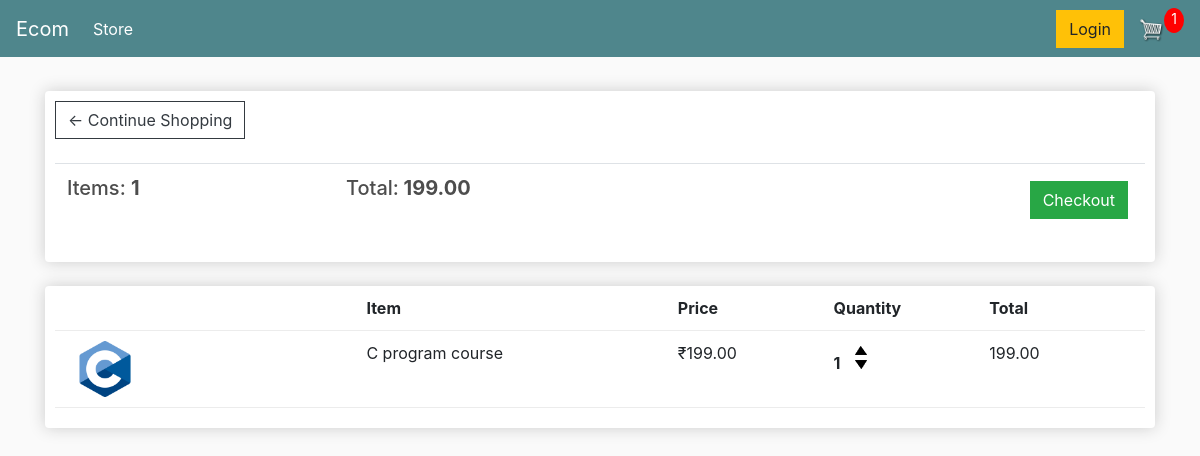
The page /cart (signed in) on the database as committed earlier.
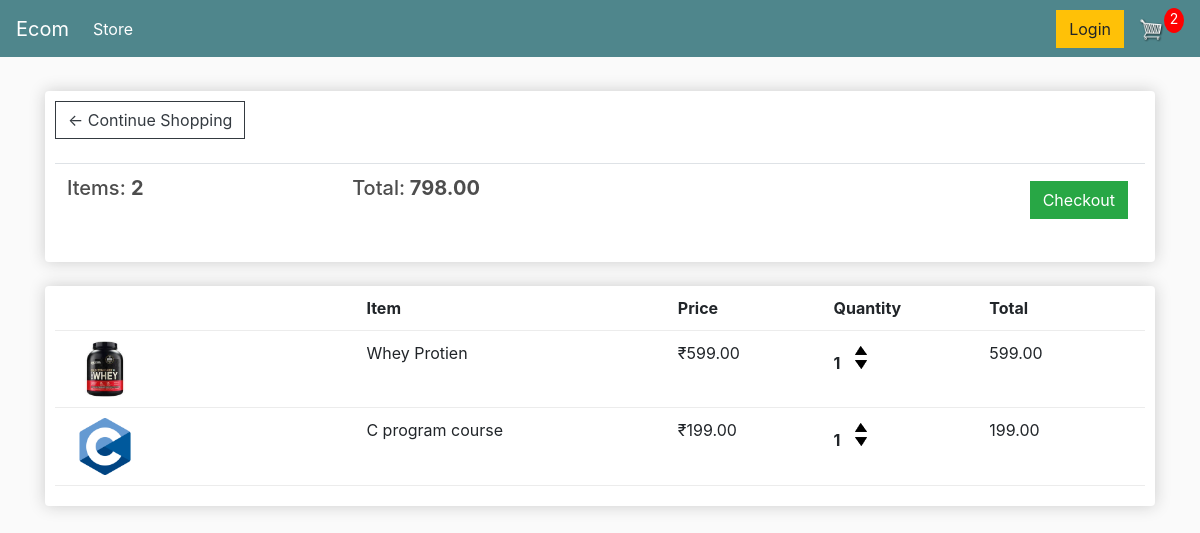
The same page on the database as committed later.
### store/models.py (models this page shows, shortened)
class Order(models.Model):
    customer=models.ForeignKey(Customer,on_delete=models.SET_NULL,blank=True,null=True)
    date_ordered=models.DateTimeField(auto_now_add=True)
    complete=models.BooleanField(default=False,null=True,blank=False)
    transaction_id=models.CharField(max_length=200,null=True)
    @property
    def get_cart_total(self):
        orderitems=self.orderitem_set.all()
        total=sum([item.get_total for item in orderitems])
        return total
    @property
    def get_cart_items(self):
        orderitems=self.orderitem_set.all()
        total=sum([item.quantity for item in orderitems])
        return total

class OrderItem(models.Model):
    product=models.ForeignKey(Product,on_delete=models.SET_NULL,blank=True,null=True)
    order=models.ForeignKey(Order,on_delete=models.SET_NULL,blank=True,null=True)
    quantity=models.IntegerField(default=0,null=True,blank=True)
    date_added=models.DateTimeField(auto_now_add=True)
    @property
    def get_total(self):
        total=self.product.price*self.quantity
        return total

class Product(models.Model):
    name=models.CharField(max_length=200,null=True)
    price=models.DecimalField(max_digits=7,decimal_places=2)
    digital=models.BooleanField(default=False,null=True,blank=False)
    image=models.ImageField(null=True,blank=True)
    @property
    def imageURL(self):
        try:
            url=self.image.url
        except:
            url=""
        return url

### store/views.py (the view)
# urls.py: path('cart',views.cart,name='cart'),
def  cart(request):
    if request.user.is_authenticated:
        customer=request.user.customer
        order,created=Order.objects.get_or_create(customer=customer,complete=False)
        items=order.orderitem_set.all()
        cartItems=order.get_cart_items
    else:
        items=[]
        order={'get_cart_total':0,'get_cart_items':0,'shipping':False}
        cartItems=order['get_cart_items']
    context={'items':items,'order':order,'cartItems':cartItems}
    return render(request,'cart.html',context)

### templates/cart.html
{% extends 'main.html' %}
{% load static %}
{% block content %}
	<div class="row">
		<div class="col-lg-12">
			<div class="box-element">
				<a  class="btn btn-outline-dark" href="{% url 'store' %}">&#x2190; Continue Shopping</a>
				<br>
				<br>
				<table class="table">
					<tr>
						<th><h5>Items: <strong>{{order.get_cart_items}}</strong></h5></th>
						<th><h5>Total:<strong> {{order.get_cart_total}}</strong></h5></th>
						<th>
							<a  style="float:right; margin:5px;" class="btn btn-success" href="{% url 'checkout' %}">Checkout</a>
						</th>
					</tr>
				</table>
			</div>
			<br>
			<div class="box-element">
				<div class="cart-row">
					<div style="flex:2"></div>
					<div style="flex:2"><strong>Item</strong></div>
					<div style="flex:1"><strong>Price</strong></div>
					<div style="flex:1"><strong>Quantity</strong></div>
					<div style="flex:1"><strong>Total</strong></div>
				</div>
				{% for item in items %}
				<div class="cart-row">
					<div style="flex:2"><img class="row-image" src="{{item.product.imageURL}}"></div>
					<div style="flex:2"><p>{{item.product.name}}</p></div>
					<div style="flex:1"><p>₹{{item.product.price}}</p></div>
					<div style="flex:1">
						<p class="quantity">{{item.quantity}}</p>
						<div class="quantity">
							<img class="chg-quantity update-cart" data-product={{item.product.id}} data-action="add" src="{% static  'images/arrow-up.png' %}">
							<img class="chg-quantity update-cart" data-product={{item.product.id}} data-action="remove" src="{% static  'images/arrow-down.png' %}">
						</div>
					</div>
					<div style="flex:1"><p>{{item.get_total}}</p></div>
				</div>
				{% endfor %}
			</div>
		</div>
	</div>
{% endblock content %}

### templates/main.html (shortened to what this page needs)
<!DOCTYPE html>
{% load static %}
<html>
<head>
	<link rel="stylesheet" href="https://stackpath.bootstrapcdn.com/bootstrap/4.4.1/css/bootstrap.min.css">
	<link rel="stylesheet" type="text/css" href="{% static 'css/main.css' %}">
</head>
<body>
	<nav class="navbar navbar-expand-lg navbar-dark bg-dark">
	  <a class="navbar-brand" href="{% url 'store' %}">Ecom</a>
	  <div class="collapse navbar-collapse" id="navbarSupportedContent">
	    <ul class="navbar-nav mr-auto">
	      <li class="nav-item active">
	        <a class="nav-link" href="{% url 'store' %}">Store <span class="sr-only">(current)</span></a>
	      </li>
	    </ul>
	    <div class="form-inline my-2 my-lg-0">
	     	<a href="#"class="btn btn-warning">Login</a>
	     	<a href="{% url 'cart' %}">
	    		<img  id="cart-icon" src="{% static 'images/cart.png' %}">
	    	</a>
	    	<p id="cart-total">{{cartItems}}</p>
	    </div>
	  </div>
	</nav>
     <div class="container">
            <br>
            {% block content %}
            {% endblock content %}
         </div>
</body>
</html>

### static/css/main.css (style rules this page uses)
body { background-color: hsl(0, 0%, 98%); }
h1,h2,h3,h4,h5,h6 { color:hsl(0, 0%, 30%); }
.box-element { box-shadow:hsl(0, 0%, 80%) 0 0 16px; background-color: #fff; border-radius: 4px; padding: 10px; }
.bg-dark { background-color: #4f868c!important; }
#cart-icon { width:25px; display: inline-block; margin-left: 15px; }
#cart-total { display: block; text-align: center; color:#fff; background-color: red; width: 20px; height: 25px; border-radius: 50%; font-size: 14px; }
.col-lg-4, .col-lg-6, .col-lg-8, .col-lg-12 { margin-top: 10px; }
.btn { border-radius: 0; }
.row-image { width: 100px; }
.cart-row { display: flex; align-items: flex-stretch; padding-bottom: 10px; margin-bottom: 10px; border-bottom: 1px solid #ececec; }
.quantity { display: inline-block; font-weight: 700; padding-right:10px; }
.chg-quantity { width: 12px; cursor: pointer; display: block; margin-top: 5px; transition:.1s; }

Rows that differ between the two databases and show on the page:
no longer on this page (row edited): Order: get_cart_items "1", get_cart_total "199.00"
added Order: get_cart_items "2", get_cart_total "798.00"
added OrderItem: product.imageURL (picture), product.name "Whey Protien", product.price "599.00", quantity "1", get_total "599.00"
Other text that changed with them:
{{ cartItems }}: "1" → "2"
